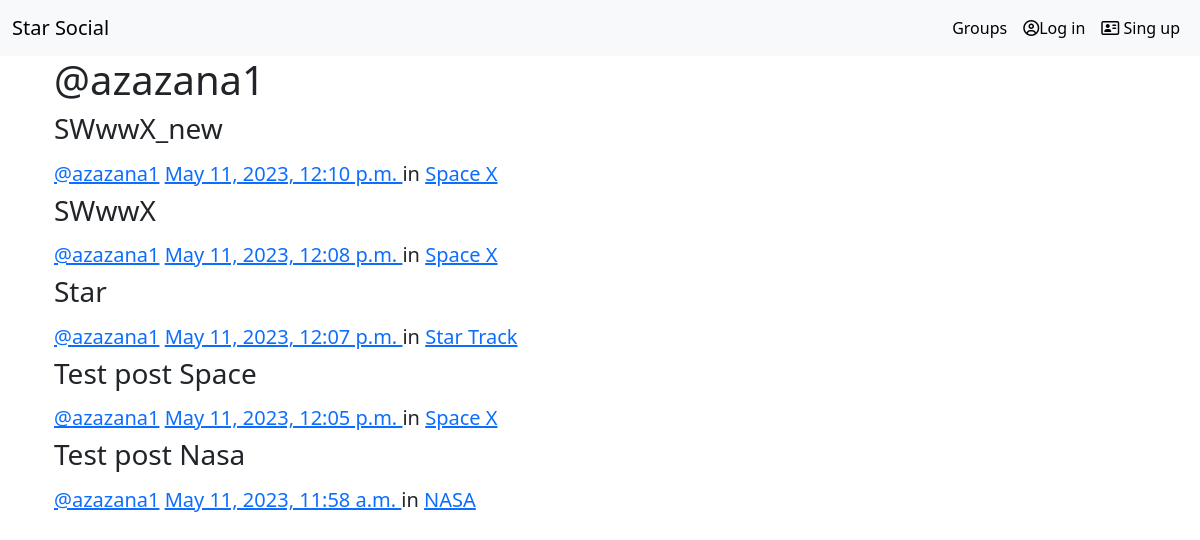
Screenshot of /posts/by/azazana1/ with the database file from the repository.
### posts/models.py (models this page shows, shortened)
class Post(models.Model):
    user = models.ForeignKey(User,related_name='posts',on_delete=models.CASCADE)
    created_at = models.DateTimeField(auto_now=True)
    message=models.TextField()
    message_html=models.TextField(editable=False)
    group = models.ForeignKey(Group, related_name='posts', null=True,blank=True,on_delete=models.CASCADE)
    class Meta:
        ordering=['-created_at']
        unique_together=['user','message']

### groups/models.py (models this page shows, shortened)
class Group(models.Model):
    name = models.CharField(max_length=255, unique=True)
    slug = models.SlugField(allow_unicode=True, unique=True)
    description = models.TextField(blank=True, default='')
    description_html = models.TextField(editable=False, default='', blank=True)
    members = models.ManyToManyField(User, through='GroupMember')
    def __str__(self):
        return self.name
    class Meta:
        ordering = ['name']

### posts/views.py (the view)
# urls.py: path('by/<str:username>/', views.UserPosts.as_view(), name='for_user'),
class UserPosts(generic.ListView):
    model = models.Post
    template_name = 'posts/user_post_list.html'
    def get_queryset(self):
        try:
            self.post_user = User.objects.prefetch_related('posts').get(username__iexact=self.kwargs.get('username'))
        except User.DoesNotExist:
            raise Http404
        else:
            return self.post_user.posts.all()
    def get_context_data(self, *, object_list=None, **kwargs):
        context = super().get_context_data(**kwargs)
        context['post_user'] = self.post_user
        return context

### posts/templates/posts/user_post_list.html
{%extends 'posts/post_base.html'%}
{%block prepost%}
<div>
    <h1>@{{post_user.username}}</h1>
</div>
{%endblock%}
{%block post_content%}
<div class="col-md-8">
    {%for post in post_list%}
        {%include 'posts/_post.html'%}
    {%endfor%}
</div>
{%endblock%}

### posts/templates/posts/_post.html (shortened to what this page needs)
<div class="post media">
    <h3>{{post.message_html|safe}}</h3>
    <div class="media-body">
        <h5 class="media-heading">
        <span class="username">
            <a href="{%url 'posts:for_user' username=post.user.username%}">@{{post.user.username}}</a>
        </span>
        <time class="time">
            <a href="{%url 'posts:single' username=post.user.username pk=post.pk%}">
                {{post.created_at}}
            </a>
        </time>
            in
            <a href="{%url 'groups:single' slug=post.group.slug%}">{{post.group}}</a>
        </h5>
    </div>
</div>

### rows the page displays
Post: message_html "SWwwX_new", user.username "azazana1", created_at "May 11, 2023, 12:10 p.m.", group "Space X"
Post: message_html "SWwwX", user.username "azazana1", created_at "May 11, 2023, 12:08 p.m.", group "Space X"
Post: message_html "Star", user.username "azazana1", created_at "May 11, 2023, 12:07 p.m.", group "Star Track"
Post: message_html "Test post Space", user.username "azazana1", created_at "May 11, 2023, 12:05 p.m.", group "Space X"
Post: message_html "Test post Nasa", user.username "azazana1", created_at "May 11, 2023, 11:58 a.m.", group "NASA"

### other values shown
{{ post_user.username }} "azazana1"
